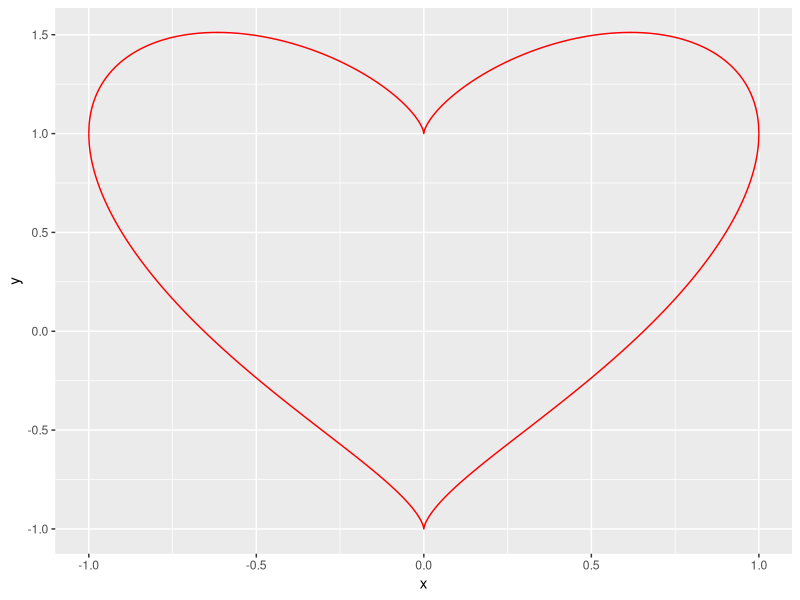

Here is the R script that generated this plot:
### 2017年 02月 14日 星期二 12:07:30 CST #################

uheart <- function(x) {sqrt(1 - x^2) + (x^2)^(1/3)}
dheart <- function(x) {-sqrt(1 - x^2) + (x^2)^(1/3)}

x <- seq(from = -1, to = 1, by = 0.001)

uheart.data <- data.frame(x = x, y = uheart(x))
dheart.data <- data.frame(x = x, y = dheart(x))

library(ggplot2)

ggplot() + geom_line(data = uheart.data, color = "red", aes(x = x, y = y)) +
	geom_line(data = dheart.data, color = "red", aes(x = x, y = y))
